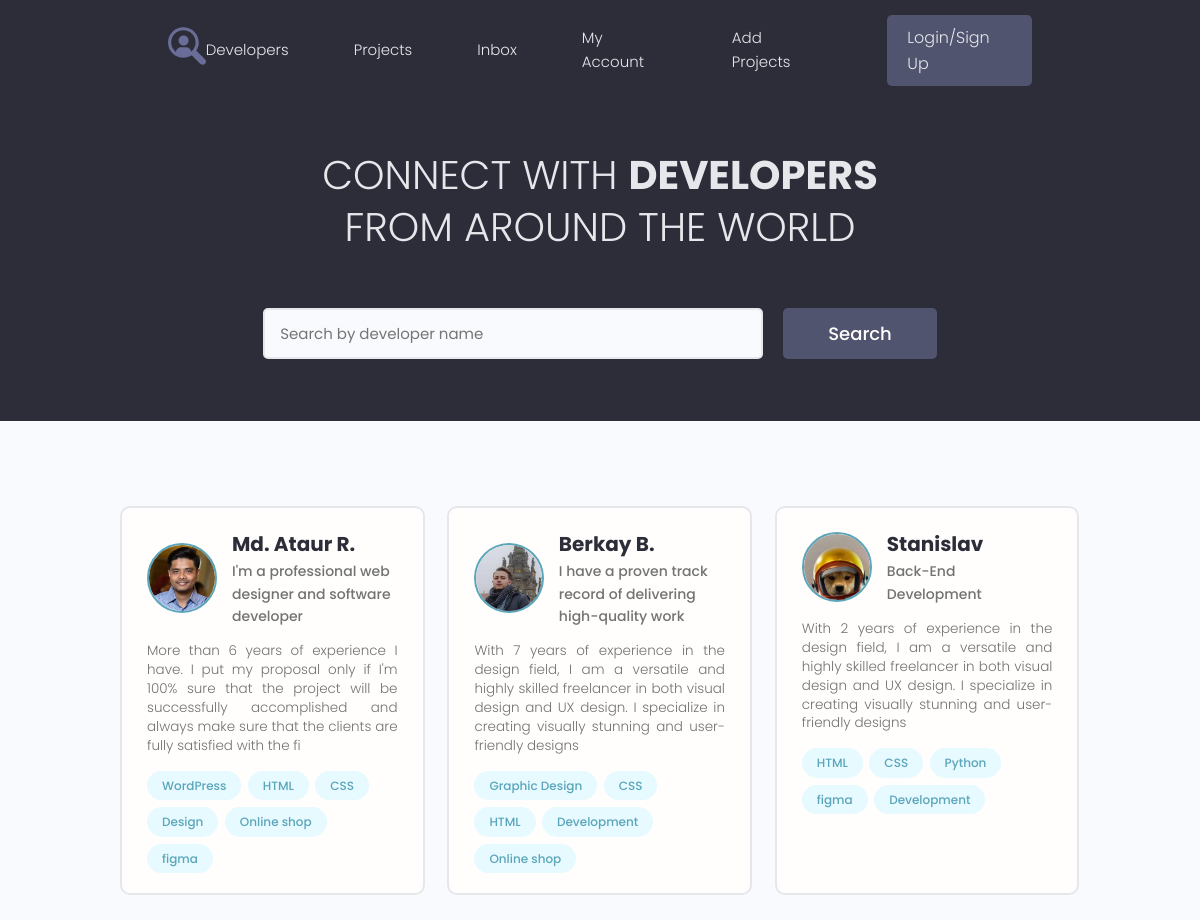
The page / on the database its author committed.
### users/models.py (models this page shows, shortened)
class Profile(models.Model):
    user = models.OneToOneField(User, on_delete=models.CASCADE, null=True, blank=True)  # Один профиль пользователя может быть связан с одним зарегистрированным пользователем, у которого могут быть проекты и т.д. Что бы одна регистрационная учётка соответствовала одному профилю пользователя.
    name = models.CharField(max_length=200, blank=True, null=True)
    email = models.EmailField(max_length=500, blank=True, null=True)  # что бы у него проходила валидация от самого django
    username = models.CharField(max_length=200, blank=True, null=True)
    short_info = models.CharField(max_length=200, blank=True, null=True)  # краткое описание
    bio = models.TextField(blank=True, null=True)
    profile_image = models.ImageField(blank=True, null=True, upload_to='profiles/', default='profiles/user-default.png')
    social_github = models.CharField(max_length=200, blank=True, null=True)
    social_youtube = models.CharField(max_length=200, blank=True, null=True)
    social_website = models.CharField(max_length=200, blank=True, null=True)
    created = models.DateTimeField(auto_now_add=True)

class Skill(models.Model):
    owner = models.ForeignKey(Profile, on_delete=models.CASCADE, null=True, blank=True)  # Владелец скилов.
    name = models.CharField(max_length=200, blank=True, null=True)  # имя самого навыка
    description = models.TextField(blank=True, null=True)
    created = models.DateTimeField(auto_now_add=True)
    def __str__(self):
        return f'{self.name}'

### users/views.py (the view)
# urls.py: path('', views.profiles, name='profiles'),
def profiles(request):
    prof = Profile.objects.all()
    context = {'profiles': prof}
    return render(request, 'users/index.html', context)

### users/templates/users/index.html (shortened to what this page needs)
{% extends 'projects/base.html' %}
{% block content %}
  <main class="home">
    <section class="hero-section text-center">
      <div class="container container--narrow">
        <div class="hero-section__box">
          <h2>CONNECT WITH <span>DEVELOPERS</span></h2>
          <h2>FROM AROUND THE WORLD</h2>
        </div>
        <div class="hero-section__search">
          <form class="form" action="#" method="get">
            <div class="form__field">
              <input class="input input--text" id="formInput#search" type="text" name="text"
                placeholder="Search by developer name" />
            </div>
            <input class="btn btn--sub btn--lg" type="submit" value="Search" />
          </form>
        </div>
      </div>
    </section>
    <section class="devlist">
      <div class="container">
        <div class="grid grid--three">
          {% for profile in profiles%}
          <div class="column card">
            <div class="dev">
              <a href="{% url 'user_profile' profile.id %}" class="card__body">
                <div class="dev__profile">
                  <img class="avatar avatar--md" src="{{ profile.profile_image.url }}" alt="image" />
                  <div class="dev__meta">
                    <h3>{{ profile.name }}</h3>
                    <h5>{{ profile.short_info|slice:'60' }}</h5>
                  </div>
                </div>
                <p class="dev__info">
                  {{ profile.bio|slice:'200' }}
                </p>
                <div class="dev__skills">
                  {% for skill in profile.skill_set.all|slice:'6' %}
                  <span class="tag tag--pill tag--main">
                    <small>{{ skill }}</small>
                  </span>
                  {% endfor %}
                </div>
              </a>
            </div>
          </div>
          {% endfor %}
        </div>
      </div>
    </section>
  </main>
{% endblock %}

### projects/static/styles/app.css (style rules this page uses)
:root { --color-sub: #2d2d39; }
.btn--sub { background-color: var(--color-sub-light); }
.card { border: 2px solid var(--color-light); }
img { width: 100%; }
.hero-section { height: 40vh; display: flex; align-items: center; background-color: var(--color-sub); }
.hero-section__box { margin-bottom: 4rem; }
.hero-section__box > h2, .hero-section__box > h2 > span { font-size: 4rem; color: var(--color-light); line-height: 1.3; text-transform: uppercase; }
.hero-section__box > h2 { font-weight: 300; }
.hero-section__box > h2 > span { font-weight: 700; }
.hero-section__search > .form { display: flex; align-items: center; justify-content: center; gap: 2rem; }
.hero-section__search > .form input.input--text { width: 50rem; }
.devlist { margin-top: 8rem; }
.devlist .grid { align-items: stretch; }
.devlist .dev .dev__profile { display: flex; align-items: center; gap: 1.5rem; }
.devlist .dev .dev__meta h3 { color: var(--color-sub); font-size: 2rem; font-weight: 700; }
.devlist .dev .dev__meta h5 { color: var(--color-text); font-size: 1.4rem; font-weight: 500; }
.devlist .dev .dev__info { margin: 1.5rem 0; font-size: 1.35rem; line-height: 1.4; text-align: justify; }

### projects/static/uikit/styles/modules/_variables.css (style rules this page uses)
:root { --color-main: #5aa5b9; --color-main-light: #e6faff; --color-sub: #3f4156; --color-sub-light: #51546e; --color-sub-lighter: #ededfd; --color-text: #737373; --color-gray: #8b8b8b; --color-light: #e5e7eb; --color-light-gray: #767676; --color-bg: #f8fafd; --color-white: #fffefd; --color-white-light: #f3f3f3; --color-success: #359e64; --color-success-bg: #def8e8; --color-error: #fc4b0b; --color-error-bg: #fff2ee; --font-base: 'Poppins', arial, helvetica, 'Segoe UI', roboto, ubuntu, sans-serif; --font-monospace: 'Fira Code', 'Courier New', courier, monospace; --font-regular: 300; --font-medium: 500; --font-bold: 700; --generic-shadow: 1px 1px 5px #00000010; --generic-transition: all 0.3s ease-in-out; }

### projects/static/uikit/styles/modules/_base.css (style rules this page uses)
* { margin: 0; padding: 0; box-sizing: border-box; text-rendering: optimizeLegibility; color: inherit; font-size: inherit; }
html { font-size: 50%; }
@media only screen and (min-width: 480px) { html { font-size: 56.25%; } }
@media only screen and (min-width: 1200px) { html { font-size: 62.5%; } }
body { line-height: 1.6; font-weight: 400; font-size: 1.5rem; color: var(--color-text); background-color: var(--color-bg); min-height: 100vh; }

### projects/static/uikit/styles/modules/_typography.css (style rules this page uses)
* { font-family: var(--font-base); }
h2 { font-size: 3.6rem; font-weight: var(--font-bold); }
h3 { font-size: 3.2rem; font-weight: var(--font-medium); }
h5 { font-size: 2.4rem; font-weight: var(--font-medium); }
h5, h6 { font-weight: var(--font-regular); }
p, span, strong { font-size: 1.6rem; color: var(--color-text); font-weight: var(--font-regular); }
a { padding-bottom: 2px; text-decoration: none; display: inline-block; color: var(--color-main); font-weight: var(--font-medium); }

### projects/static/uikit/styles/modules/_utilities.css (style rules this page uses)
.container { width: 92%; max-width: 165rem; margin: 0 auto; box-sizing: border-box; }
.container--narrow { width: 92%; max-width: 120rem; }
@media screen and (min-width: 1000px) { .container { width: 90%; } }
@media screen and (min-width: 1000px) { .container--narrow { width: 85%; } }
@media screen and (min-width: 1200px) { .container { width: 80%; } }
@media screen and (min-width: 1200px) { .container--narrow { width: 72%; } }
.text-center { text-align: center; }

### projects/static/uikit/styles/modules/_avatar.css (style rules this page uses)
.avatar { border-radius: 50%; border: 2px solid var(--color-main); object-fit: cover; }
.avatar--md { height: 7rem; width: 7rem; }

### projects/static/uikit/styles/modules/_button.css (style rules this page uses)
.btn { display: inline-block; position: relative; cursor: pointer; background-color: var(--color-light); font-weight: var(--font-medium); color: var(--color-sub); text-decoration: none; padding: 1rem 2rem; border-radius: 0.5rem; border: none; width: -webkit-fit-content; width: -moz-fit-content; width: fit-content; height: -webkit-fit-content; height: -moz-fit-content; height: fit-content; font-size: 1.6rem; outline-width: 0; outline-color: transparent; -webkit-backface-visibility: hidden; backface-visibility: hidden; transition: all 0.3s ease-in-out; }
.btn--sub { background-color: var(--color-sub); color: var(--color-white); }
.btn--lg { font-size: 1.8rem; padding: 1.2rem 4.5rem; }

### projects/static/uikit/styles/modules/_card.css (style rules this page uses)
.card { border-radius: 1rem; background-color: var(--color-white); border: 1.5px solid var(--color-light); width: auto; height: auto; margin-top: 0.5rem; margin-bottom: 0.5rem; overflow: hidden; }
.card__body, .card__header { padding: 2rem 2.5rem; }

### rows shown on the page
Profile: profile_image (picture), name "Md. Ataur R.", short_info "I'm a professional web designer and software developer", bio "More than 6 years of experience I have. I put my proposal only if I'm 100% sure that the project will be successfully accomplished and always make sure that the clients are fully satisfied with the fi"
Skill: name "WordPress"
Skill: name "HTML"
Skill: name "CSS"
Skill: name "Design"
Skill: name "Online shop"
Skill: name "figma"
Profile: profile_image (picture), name "Berkay B.", short_info "I have a proven track record of delivering high-quality work", bio "With 7 years of experience in the design field, I am a versatile and highly skilled freelancer in both visual design and UX design. I specialize in creating visually stunning and user-friendly designs"
Skill: name "Graphic Design"
Skill: name "CSS"
Skill: name "HTML"
Skill: name "Development"
Skill: name "Online shop"
Profile: profile_image (picture), name "Stanislav", short_info "Back-End Development", bio "With 2 years of experience in the design field, I am a versatile and highly skilled freelancer in both visual design and UX design. I specialize in creating visually stunning and user-friendly designs"
Skill: name "HTML"
Skill: name "CSS"
Skill: name "Python"
Skill: name "figma"
Skill: name "Development"
